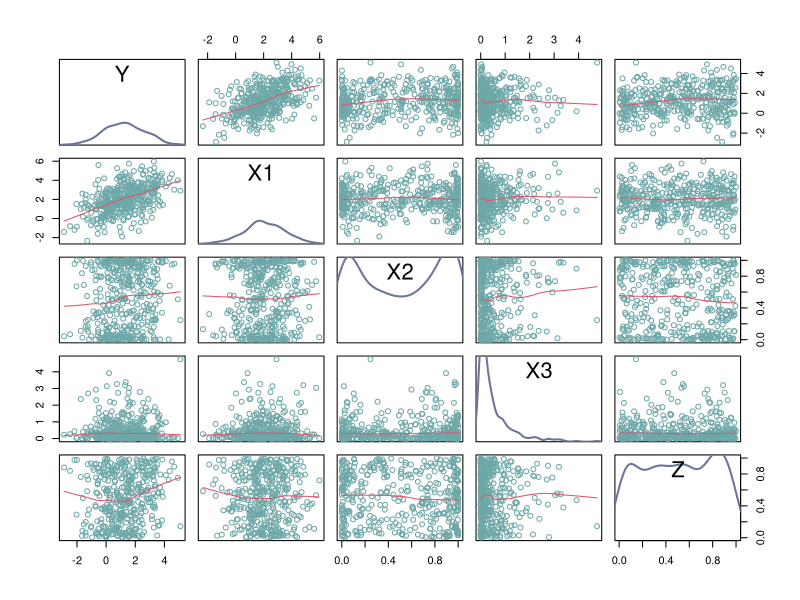

R code for this plot: (Note: this script raises an error after producing the figure.)
# Simulation result for LLR + optimal bandwidth + two step estimate

# DGP ----

set.seed(1)
n = 400

X1 <- rnorm(n,mean = 2, sd = 1.5)
X2 <- rbeta(n, shape1 = .5, shape2 = .5)
X3 <- rgamma(n, shape = .5, rate = 1)
Z <- runif(n, min = 0, max = 1) # Z \in [0,1]
Z <- sort(Z)

f1 <- function(z) sin(z)
f2 <- function(z) 4*z*(1-z)
f3 <- function(z) cos(pi*z)

Y <- X1*f1(Z) + X2*f2(Z) + X3*f3(Z) + rnorm(n)

data <- cbind(Y,X1,X2,X3,Z)
data <- as.data.frame(data)

panel.d <- function(x, ...) {
  usr <- par("usr")
  on.exit(par(usr))
  par(usr = c(usr[1:2], 0, 1.05)) 
  lines(density(x), col="#6F7598", lwd = 2) 
}

pairs(data, panel = panel.smooth, diag.panel = panel.d, col="#6da7a7")


# Import LLR function  ----

kernel <- function(u,U,h=.5) (1/(sqrt(2*pi)))*exp(-(0.5)*((u-U)/h)^2)/h

LLR <- function(Z, data, h) {
  X <- as.matrix(data[, !names(data) %in% c("Y", "Z")])
  Y <- data$Y
  n <- nrow(X)
  p <- ncol(X)
  
  f.hat <- matrix(NA, nrow = n, ncol = 3 * p)
  
  for (i in 1:n) {
    z0 <- Z[i]
    w <- kernel(Z, z0, h = h)
    
    X_t1 <- sweep(X, 1, (Z - z0), "*")
    X_t2 <- sweep(X, 1, ((Z - z0)^2) / 2, "*")
    
    X_aug <- cbind(X, X_t1, X_t2)
    colnames(X_aug) <- paste0(rep(colnames(X), 3), "_t", rep(0:2, each = p))
    
    X_df <- as.data.frame(X_aug)
    X_df$Y <- Y
    fit <- lm(Y ~ . -1, data = X_df, weights = w)
    
    f.hat[i, ] <- coef(fit)
  }
  
  return(f.hat)
}



# import MSE bandwidth selector ----

p.Z <- function(z,Z,banda){
  num <- kernel(z,Z,h=banda)
  return(mean(num))
}

# matrice valori attesi E(X_ j X_ k | Z = z0)
N.e <- function(var.l,pesi){
  
  p = ncol(var.l)
  
  N <- matrix(data=NA,nrow = p,ncol = p)
  den <- sum(pesi)
  
  for (i in 1:ncol(var.l)){
    for (j in 1:ncol(var.l)){
      
      num <- sum(pesi*var.l[,i]*var.l[,j])
      N[i,j] <- num/den
    }
  }
  return(N)
}


# varianza (Y|Z) per differenti z0 --> sigma2(z)
V <- function(e2, pesi){
  
  num <- sum(pesi*e2)
  den <- sum(pesi)
  
  s.z <- num/den
  
  return (s.z)
}

asy.var <- function(n,banda,N.matrix,e2,est.density,pesi){
  
  k <- 1/(n*banda*2*sqrt(pi))
  inv_N = solve(N.matrix)
  return (k* inv_N * V(e2,pesi)/est.density)
}



# h = vettore di bande candidate
# Z = variabile di smoothing

MSE.LLR <- function(h, data, Z) {
  
  X <- as.matrix(data[, !names(data) %in% c("Y", "Z")])
  Y <- data$Y
  n <- nrow(X)
  p <- ncol(X)
  
  MSE <- numeric(length(h))
  
  for (i in seq_along(h)) {
    
    LLR.temp <- LLR(Z, data, h[i])
    bias.temp <- LLR.temp[, (ncol(LLR.temp) - p + 1):ncol(LLR.temp), drop = FALSE] * (h[i]^2 / 2)
    MSE.temp <- numeric(n)
    
    for (j in 1:n) {
      pesi <- kernel(Z[j], Z, h[i])
      est.density <- mean(pesi)
      
      Y_fitted <- sum(X[j, ] * LLR.temp[j, 1:p])
      e2 <- (Y - Y_fitted)^2
      
      N.temp <- N.e(X, pesi)
      inv_N <- tryCatch(solve(N.temp), error = function(e) NULL)
      if (is.null(inv_N)) {
        MSE.temp[j] <- NA
        next
      }
      
      asy.temp <- tryCatch(
        asy.var(n, banda = h[i], N.matrix = N.temp, e2, est.density, pesi),
        error = function(e) NULL
      )
      if (is.null(asy.temp)) {
        MSE.temp[j] <- NA
        next
      }
      
      MSE.temp[j] <- sum(diag(N.temp %*% asy.temp)) * est.density +
        sum(bias.temp[j, ] * (N.temp %*% bias.temp[j, ])) * est.density
    }
    
    MSE[i] <- sum(MSE.temp, na.rm = TRUE)
  }
  
  return(MSE)
}

h.grid=seq(0.01,2,by=0.1)

mse <- MSE.LLR(h=h,data=data, Z=data$Z)


# optimal same bandwidth for all coefficient function thorught MSE(h) ----

opt.bw <- which.min(mse)
print(h.grid[opt.bw])

s1 <- LLR(data$Z,data,h=h.grid[opt.bw])


# estimate vs true function plot ----

par(mfrow=c(3,2), oma=c(0,0,3,0))

plot(Z, f1(Z), type = 'l', main = "Funzione vera f1(z)")
plot(Z, s1[,1], type = 'l', col='indianred', main = "Stimata f1(z)")

plot(Z, f2(Z), type = 'l', main = "Funzione vera f2(z)")
plot(Z, s1[,2], type = 'l', col='indianred', main = "Stimata f2(z)")

plot(Z, f3(Z), type = 'l', main = "Funzione vera f3(z)")
plot(Z, s1[,3], type = 'l', col='indianred', main = "Stimata f3(z)")

mtext("h = 0.21", outer = TRUE, cex = 1.5, line = 1)

par(mfrow=c(1,1))


# import two-step estimate function agumented with MSE optimal bandwidth selector inside ----


LLP.s2 <- function(s1, f.tilde, model){
  
  s2.tilde <- matrix(NA, nrow = nrow(data), ncol = 1)
  
  X <- as.matrix(data[, !names(data) %in% c("Y", "Z")])
  no.var <- ncol(X)
  
  s1.f <- s1[,c(1:no.var)]
  s1.f <- s1.f[,-f.tilde]
  X.temp <- X[,-f.tilde]
  
  p.res <- data$Y - rowSums(s1.f * X.temp)
  
  data.s2 <- as.data.frame(cbind(Y=p.res, X = X[,f.tilde],Z = data$Z))
  
  h <- MSE.LLR(h=h.grid,data.s2,Z=data$Z)
  
  bw.opt <- h.grid[which.min(h)]
  print(bw.opt)
  
  if (model == 'LLP'){
    fit <- LLP(Z=data$Z,data.s2, bw.opt)[,1] 
    return (fit)
  } 
  
  if (model == 'NW'){
    fit <- NW(Z=data$Z, data.s2,bw.opt)[,1]
    return (fit)
  } 
  
  if (model == 'LLR'){
    fit <- LLR(Z=data$Z, data.s2, bw.opt)[,1]
    return(fit)
  } 
}


# reslulting function comparison with new bandwidth ----


s2 <- LLP.s2(s1,3, model = 'LLR')


par(mfrow=c(1,2))

plot(Z,s1[,3],type = 'l', col='indianred')
lines(Z,f3(Z),type = 'l')

plot(Z,s2,type = 'l', col='indianred')
lines(Z,f3(Z),type = 'l')

par(mfrow=c(1,1))

